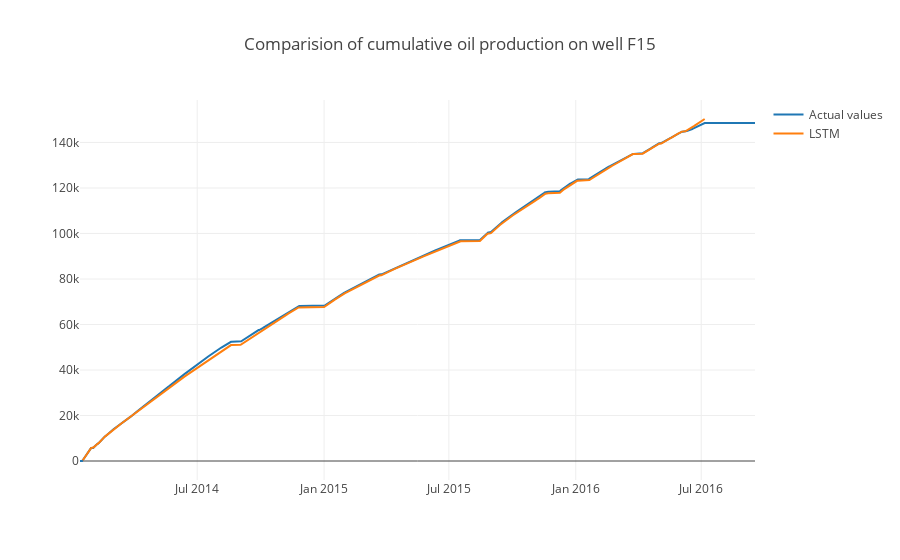

The cell this chart's notebook holds for it:
### Code cell
cum1, cum2 = cum(df5)
trace = go.Scatter(x = df5.Date1,
                  y = cum1,
                  name = 'Actual values')
trace1 = go.Scatter(x = df5.DATEPRD,
                   y = cum2,
                   name = "LSTM")
data = [trace, trace1]
layout = go.Layout(title = "Comparision of cumulative oil production on well F15")
fig = go.Figure(data = data, layout = layout)
py.iplot(fig)

### Figure 1 — Plotly figure (JSON) as saved in the notebook; plotly's stock layout.template omitted (floating-point values rounded to 4 significant figures; data arrays with more than 128 entries replaced by an {"elided": "..."} marker saying what was removed)
{"data": [{"name": "Actual values", "type": "scatter", "uid": "f5ec038c-9bd9-42b9-885c-b7b039babd22", "x": {"elided": "978 str values"}, "y": {"elided": "978 float values"}}, {"name": "LSTM", "type": "scatter", "uid": "cff37f44-ab32-4049-aab2-2d6175e2c435", "x": {"elided": "978 str values"}, "y": {"elided": "978 float values"}}], "layout": {"title": {"text": "Comparision of cumulative oil production on well F15"}}}
